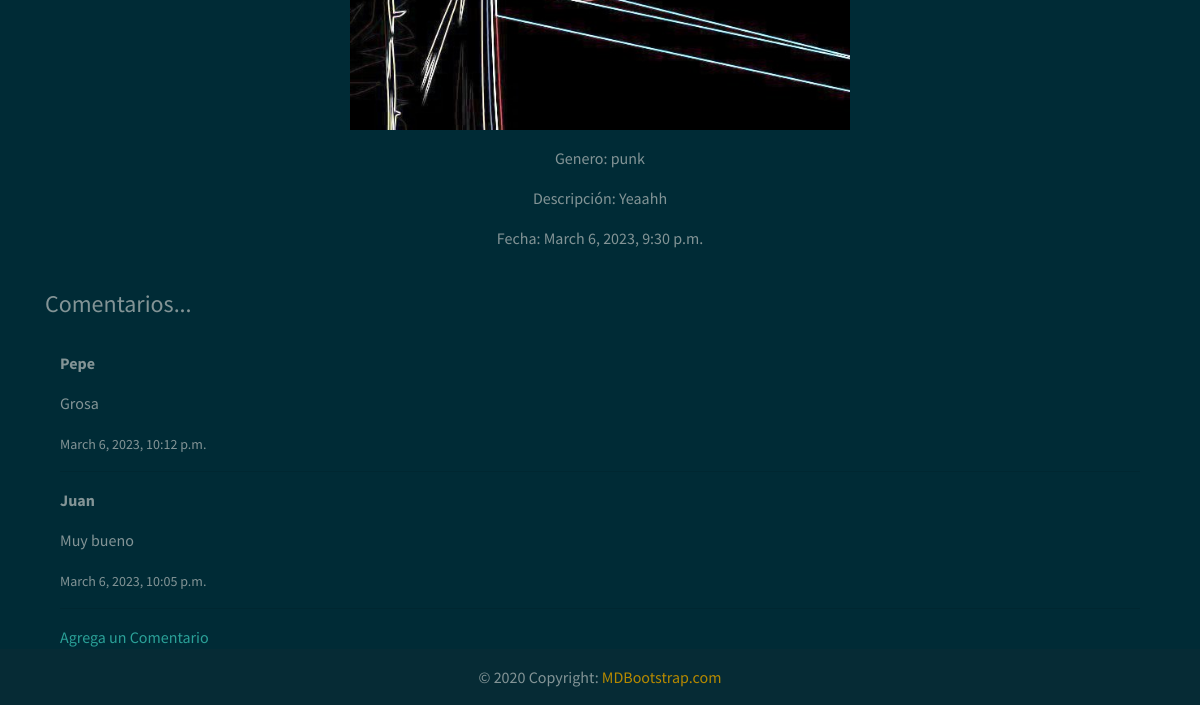
/detalle-blog/5 (signed in, lower part), run on an earlier commit of the app's database.
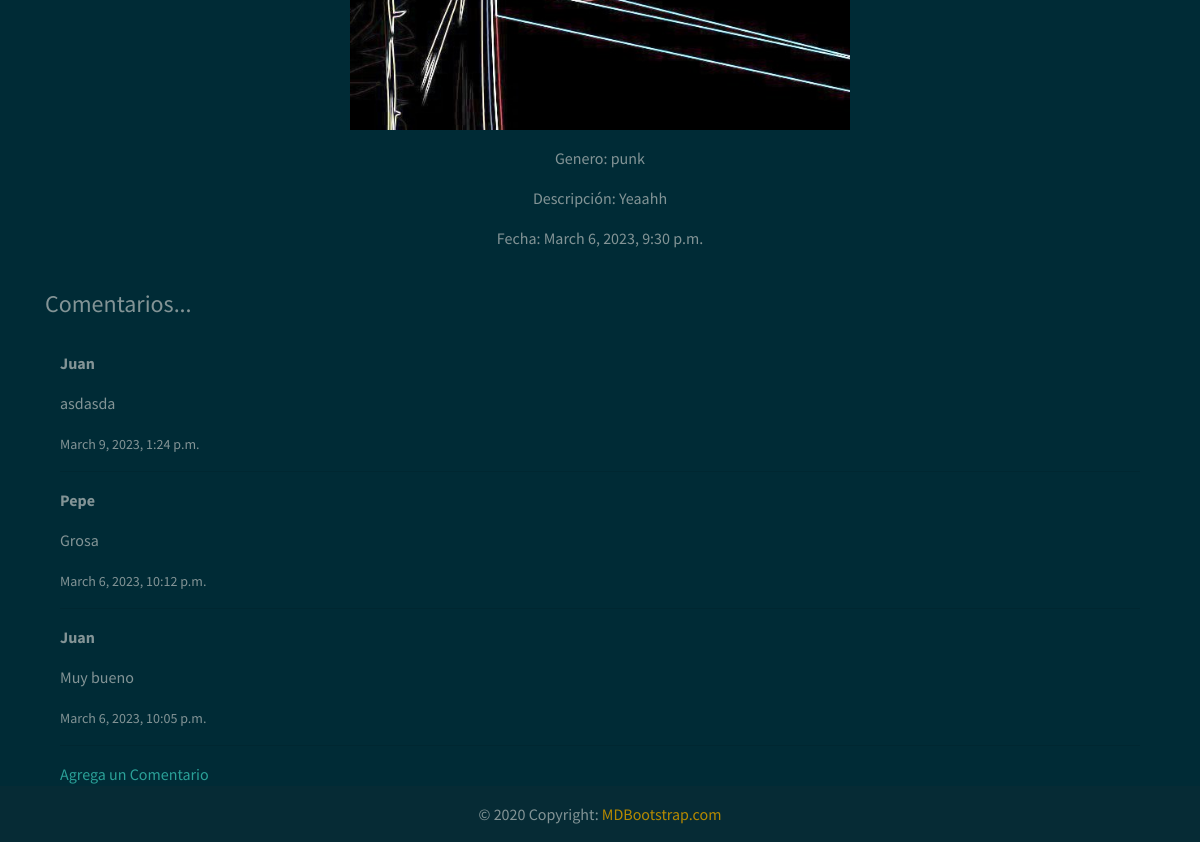
And on a later commit of the database.
### Musicapp/models.py (models this page shows, shortened)
class Comentario(models.Model):
    comentario = models.ForeignKey(Blog, related_name='comentarios', on_delete=models.CASCADE, null=True)
    nombre = models.CharField(max_length=40)
    mensaje = models.TextField(null=True, blank=True)
    fechaComentario = models.DateTimeField(auto_now_add=True)
    class Meta:
        ordering = ['-fechaComentario']

### Musicapp/views.py (the view)
# urls.py: path('detalle-blog/<pk>', BlogDetalle.as_view(), name='detalle-blog'),
class BlogDetalle(LoginRequiredMixin, DetailView):
    model = Blog
    template_name = 'Musicapp/Blogs/detalle-blog.html'

### Musicapp/templates/Musicapp/Blogs/detalle-blog.html (shortened to what this page needs)
{% extends 'Musicapp/main.html' %}
{% block contenido %}
<br>
<br>
<div class="row">
    <div class="col-lg-12">
        <div class="container text-center mt-5">
            {% if blog.imagenBlog %}
                <p><img src="{{blog.imagenBlog.url}}" alt="" width="500px"></p>
            {% endif %}
            <p>Genero: {{blog.genero}}</p>
            <p>Descripción: {{blog.descripcion}}</p>
            <p>Fecha: {{blog.fechaPublicacion}}</p>
            </div>
            <br>
            <div class="container">
                <h4>Comentarios...</h4>
                <br>
                <div class="container">
                {% if not blog.comentarios.all %}
                    No han comentado este instrumento
                {% else %}
                    {% for comentario in blog.comentarios.all %}
                    <p><strong>{{comentario.nombre}}</strong></p>
                    <p>{{comentario.mensaje}}</p>
                    <p><small>{{comentario.fechaComentario}}</small></p>
                    <hr>
                    {% endfor %}
                {% endif %}
                <a href="{% url 'comentario' blog.pk %}">Agrega un Comentario</a>
                </div>
            </div>
    </div>
</div>
{% endblock contenido %}

What changed in the data, as far as the page shows it:
added Comentario: nombre "Juan", mensaje "asdasda", fechaComentario "March 9, 2023, 1:24 p.m."
